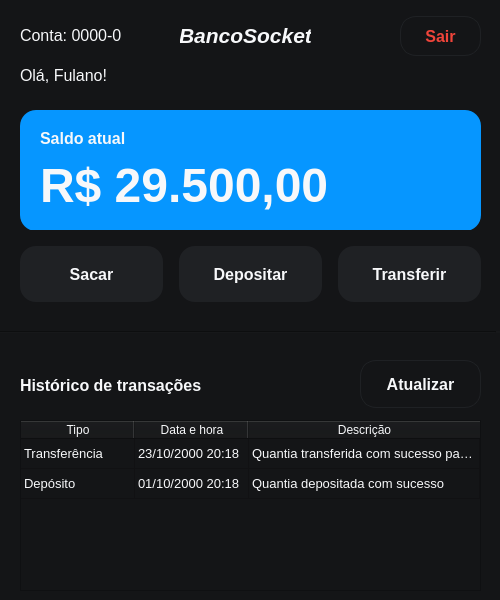
<?xml version="1.0" encoding="UTF-8"?>
<ui version="4.0">
 <class>home_window</class>
 <widget class="QMainWindow" name="home_window">
  <property name="geometry">
   <rect>
    <x>0</x>
    <y>0</y>
    <width>500</width>
    <height>600</height>
   </rect>
  </property>
  <property name="minimumSize">
   <size>
    <width>500</width>
    <height>600</height>
   </size>
  </property>
  <property name="maximumSize">
   <size>
    <width>500</width>
    <height>600</height>
   </size>
  </property>
  <property name="windowTitle">
   <string>Início</string>
  </property>
  <property name="styleSheet">
   <string notr="true">background-color: rgb(20, 21, 23);
color: rgb(247, 248, 250);</string>
  </property>
  <widget class="QWidget" name="centralwidget">
   <widget class="QLabel" name="label">
    <property name="geometry">
     <rect>
      <x>180</x>
      <y>20</y>
      <width>131</width>
      <height>31</height>
     </rect>
    </property>
    <property name="font">
     <font>
      <pointsize>16</pointsize>
      <weight>75</weight>
      <italic>true</italic>
      <bold>true</bold>
     </font>
    </property>
    <property name="text">
     <string>BancoSocket</string>
    </property>
    <property name="alignment">
     <set>Qt::AlignCenter</set>
    </property>
   </widget>
   <widget class="QLabel" name="welcome_label">
    <property name="geometry">
     <rect>
      <x>20</x>
      <y>60</y>
      <width>451</width>
      <height>31</height>
     </rect>
    </property>
    <property name="font">
     <font>
      <pointsize>12</pointsize>
      <weight>50</weight>
      <italic>false</italic>
      <bold>false</bold>
     </font>
    </property>
    <property name="styleSheet">
     <string notr="true">background-color: rgba(255, 255, 255, 0);</string>
    </property>
    <property name="text">
     <string>Olá, Fulano!</string>
    </property>
    <property name="alignment">
     <set>Qt::AlignLeading|Qt::AlignLeft|Qt::AlignVCenter</set>
    </property>
   </widget>
   <widget class="QLabel" name="balance_label">
    <property name="geometry">
     <rect>
      <x>40</x>
      <y>123</y>
      <width>301</width>
      <height>31</height>
     </rect>
    </property>
    <property name="font">
     <font>
      <pointsize>12</pointsize>
      <weight>75</weight>
      <italic>false</italic>
      <bold>true</bold>
     </font>
    </property>
    <property name="styleSheet">
     <string notr="true">background-color: rgba(255, 255, 255, 0);</string>
    </property>
    <property name="text">
     <string>Saldo atual</string>
    </property>
    <property name="alignment">
     <set>Qt::AlignLeading|Qt::AlignLeft|Qt::AlignVCenter</set>
    </property>
   </widget>
   <widget class="QLabel" name="balance_value_label">
    <property name="geometry">
     <rect>
      <x>40</x>
      <y>160</y>
      <width>421</width>
      <height>51</height>
     </rect>
    </property>
    <property name="font">
     <font>
      <pointsize>36</pointsize>
      <weight>75</weight>
      <italic>false</italic>
      <bold>true</bold>
     </font>
    </property>
    <property name="autoFillBackground">
     <bool>false</bool>
    </property>
    <property name="styleSheet">
     <string notr="true">background-color: rgba(255, 255, 255, 0);</string>
    </property>
    <property name="text">
     <string>R$ 29.500,00</string>
    </property>
    <property name="alignment">
     <set>Qt::AlignLeading|Qt::AlignLeft|Qt::AlignVCenter</set>
    </property>
   </widget>
   <widget class="QFrame" name="frame">
    <property name="geometry">
     <rect>
      <x>20</x>
      <y>110</y>
      <width>461</width>
      <height>121</height>
     </rect>
    </property>
    <property name="styleSheet">
     <string notr="true">background-color: rgb(6, 150, 255);
border-radius: 16px;
padding: 16px;</string>
    </property>
    <property name="frameShape">
     <enum>QFrame::StyledPanel</enum>
    </property>
    <property name="frameShadow">
     <enum>QFrame::Raised</enum>
    </property>
   </widget>
   <widget class="QWidget" name="horizontalLayoutWidget">
    <property name="geometry">
     <rect>
      <x>20</x>
      <y>230</y>
      <width>461</width>
      <height>80</height>
     </rect>
    </property>
    <layout class="QHBoxLayout" name="horizontalLayout">
     <property name="spacing">
      <number>16</number>
     </property>
     <item>
      <widget class="QPushButton" name="withdraw_btn">
       <property name="minimumSize">
        <size>
         <width>0</width>
         <height>56</height>
        </size>
       </property>
       <property name="maximumSize">
        <size>
         <width>16777215</width>
         <height>48</height>
        </size>
       </property>
       <property name="font">
        <font>
         <pointsize>12</pointsize>
         <weight>75</weight>
         <bold>true</bold>
        </font>
       </property>
       <property name="cursor">
        <cursorShape>PointingHandCursor</cursorShape>
       </property>
       <property name="autoFillBackground">
        <bool>false</bool>
       </property>
       <property name="styleSheet">
        <string notr="true">QPushButton {
	background-color: rgb(31, 33, 36);
	border-radius: 16px;
	padding: 0 8px;	
}

QPushButton:hover {
	background-color: rgb(6, 150, 255);
}
</string>
       </property>
       <property name="text">
        <string>Sacar</string>
       </property>
      </widget>
     </item>
     <item>
      <widget class="QPushButton" name="deposit_btn">
       <property name="minimumSize">
        <size>
         <width>0</width>
         <height>56</height>
        </size>
       </property>
       <property name="maximumSize">
        <size>
         <width>16777215</width>
         <height>48</height>
        </size>
       </property>
       <property name="font">
        <font>
         <pointsize>12</pointsize>
         <weight>75</weight>
         <bold>true</bold>
        </font>
       </property>
       <property name="cursor">
        <cursorShape>PointingHandCursor</cursorShape>
       </property>
       <property name="styleSheet">
        <string notr="true">QPushButton {
	background-color: rgb(31, 33, 36);
	border-radius: 16px;
	padding: 0 8px;	
}

QPushButton:hover {
	background-color: rgb(6, 150, 255);
}
</string>
       </property>
       <property name="text">
        <string>Depositar</string>
       </property>
      </widget>
     </item>
     <item>
      <widget class="QPushButton" name="transfer_btn">
       <property name="minimumSize">
        <size>
         <width>0</width>
         <height>56</height>
        </size>
       </property>
       <property name="maximumSize">
        <size>
         <width>16777215</width>
         <height>48</height>
        </size>
       </property>
       <property name="font">
        <font>
         <pointsize>12</pointsize>
         <weight>75</weight>
         <bold>true</bold>
        </font>
       </property>
       <property name="cursor">
        <cursorShape>PointingHandCursor</cursorShape>
       </property>
       <property name="styleSheet">
        <string notr="true">QPushButton {
	background-color: rgb(31, 33, 36);
	border-radius: 16px;
	padding: 0 8px;	
}

QPushButton:hover {
	background-color: rgb(6, 150, 255);
}
</string>
       </property>
       <property name="text">
        <string>Transferir</string>
       </property>
      </widget>
     </item>
    </layout>
   </widget>
   <widget class="Line" name="line">
    <property name="geometry">
     <rect>
      <x>-10</x>
      <y>331</y>
      <width>511</width>
      <height>2</height>
     </rect>
    </property>
    <property name="styleSheet">
     <string notr="true">border-color: rgb(31, 33, 36);</string>
    </property>
    <property name="lineWidth">
     <number>6</number>
    </property>
    <property name="orientation">
     <enum>Qt::Horizontal</enum>
    </property>
   </widget>
   <widget class="QLabel" name="history_label">
    <property name="geometry">
     <rect>
      <x>20</x>
      <y>370</y>
      <width>301</width>
      <height>31</height>
     </rect>
    </property>
    <property name="font">
     <font>
      <pointsize>12</pointsize>
      <weight>75</weight>
      <italic>false</italic>
      <bold>true</bold>
     </font>
    </property>
    <property name="styleSheet">
     <string notr="true">background-color: rgba(255, 255, 255, 0);</string>
    </property>
    <property name="text">
     <string>Histórico de transações</string>
    </property>
    <property name="alignment">
     <set>Qt::AlignLeading|Qt::AlignLeft|Qt::AlignVCenter</set>
    </property>
   </widget>
   <widget class="QPushButton" name="update_history_btn">
    <property name="geometry">
     <rect>
      <x>360</x>
      <y>360</y>
      <width>121</width>
      <height>48</height>
     </rect>
    </property>
    <property name="minimumSize">
     <size>
      <width>0</width>
      <height>48</height>
     </size>
    </property>
    <property name="maximumSize">
     <size>
      <width>16777215</width>
      <height>48</height>
     </size>
    </property>
    <property name="font">
     <font>
      <pointsize>12</pointsize>
      <weight>75</weight>
      <bold>true</bold>
     </font>
    </property>
    <property name="cursor">
     <cursorShape>PointingHandCursor</cursorShape>
    </property>
    <property name="styleSheet">
     <string notr="true">QPushButton {
	border: 1px solid rgb(31, 33, 36);
	border-radius: 16px;
	padding: 0 8px;	
}

QPushButton:hover {
	background-color: rgb(31, 33, 36);
}
</string>
    </property>
    <property name="text">
     <string>Atualizar</string>
    </property>
   </widget>
   <widget class="QLabel" name="account_code_label">
    <property name="geometry">
     <rect>
      <x>20</x>
      <y>20</y>
      <width>161</width>
      <height>31</height>
     </rect>
    </property>
    <property name="font">
     <font>
      <pointsize>12</pointsize>
      <weight>50</weight>
      <italic>false</italic>
      <bold>false</bold>
     </font>
    </property>
    <property name="styleSheet">
     <string notr="true">background-color: rgba(255, 255, 255, 0);</string>
    </property>
    <property name="text">
     <string>Conta: 0000-0</string>
    </property>
    <property name="alignment">
     <set>Qt::AlignLeading|Qt::AlignLeft|Qt::AlignVCenter</set>
    </property>
   </widget>
   <widget class="QTableWidget" name="history_table">
    <property name="geometry">
     <rect>
      <x>20</x>
      <y>420</y>
      <width>461</width>
      <height>171</height>
     </rect>
    </property>
    <property name="font">
     <font>
      <pointsize>10</pointsize>
     </font>
    </property>
    <property name="autoFillBackground">
     <bool>true</bool>
    </property>
    <property name="verticalScrollBarPolicy">
     <enum>Qt::ScrollBarAsNeeded</enum>
    </property>
    <property name="horizontalScrollBarPolicy">
     <enum>Qt::ScrollBarAsNeeded</enum>
    </property>
    <property name="autoScroll">
     <bool>true</bool>
    </property>
    <property name="editTriggers">
     <set>QAbstractItemView::NoEditTriggers</set>
    </property>
    <property name="verticalScrollMode">
     <enum>QAbstractItemView::ScrollPerItem</enum>
    </property>
    <property name="horizontalScrollMode">
     <enum>QAbstractItemView::ScrollPerItem</enum>
    </property>
    <property name="showGrid">
     <bool>true</bool>
    </property>
    <property name="sortingEnabled">
     <bool>true</bool>
    </property>
    <property name="wordWrap">
     <bool>true</bool>
    </property>
    <property name="cornerButtonEnabled">
     <bool>true</bool>
    </property>
    <attribute name="horizontalHeaderVisible">
     <bool>true</bool>
    </attribute>
    <attribute name="horizontalHeaderCascadingSectionResizes">
     <bool>true</bool>
    </attribute>
    <attribute name="horizontalHeaderMinimumSectionSize">
     <number>49</number>
    </attribute>
    <attribute name="horizontalHeaderDefaultSectionSize">
     <number>114</number>
    </attribute>
    <attribute name="horizontalHeaderHighlightSections">
     <bool>true</bool>
    </attribute>
    <attribute name="horizontalHeaderShowSortIndicator" stdset="0">
     <bool>true</bool>
    </attribute>
    <attribute name="horizontalHeaderStretchLastSection">
     <bool>true</bool>
    </attribute>
    <attribute name="verticalHeaderVisible">
     <bool>false</bool>
    </attribute>
    <attribute name="verticalHeaderCascadingSectionResizes">
     <bool>true</bool>
    </attribute>
    <attribute name="verticalHeaderHighlightSections">
     <bool>true</bool>
    </attribute>
    <attribute name="verticalHeaderShowSortIndicator" stdset="0">
     <bool>false</bool>
    </attribute>
    <attribute name="verticalHeaderStretchLastSection">
     <bool>false</bool>
    </attribute>
    <row>
     <property name="text">
      <string>1</string>
     </property>
    </row>
    <row>
     <property name="text">
      <string>2</string>
     </property>
    </row>
    <column>
     <property name="text">
      <string>Tipo</string>
     </property>
    </column>
    <column>
     <property name="text">
      <string>Data e hora</string>
     </property>
    </column>
    <column>
     <property name="text">
      <string>Descrição</string>
     </property>
    </column>
    <item row="0" column="0">
     <property name="text">
      <string>Transferência</string>
     </property>
    </item>
    <item row="0" column="1">
     <property name="text">
      <string>23/10/2000 20:18</string>
     </property>
    </item>
    <item row="0" column="2">
     <property name="text">
      <string>Quantia transferida com sucesso para a conta Nº 1111-1</string>
     </property>
    </item>
    <item row="1" column="0">
     <property name="text">
      <string>Depósito</string>
     </property>
    </item>
    <item row="1" column="1">
     <property name="text">
      <string>01/10/2000 20:18</string>
     </property>
    </item>
    <item row="1" column="2">
     <property name="text">
      <string>Quantia depositada com sucesso</string>
     </property>
    </item>
   </widget>
   <widget class="QPushButton" name="logout_btn">
    <property name="geometry">
     <rect>
      <x>400</x>
      <y>16</y>
      <width>81</width>
      <height>40</height>
     </rect>
    </property>
    <property name="minimumSize">
     <size>
      <width>0</width>
      <height>40</height>
     </size>
    </property>
    <property name="maximumSize">
     <size>
      <width>16777215</width>
      <height>40</height>
     </size>
    </property>
    <property name="font">
     <font>
      <pointsize>12</pointsize>
      <weight>75</weight>
      <bold>true</bold>
     </font>
    </property>
    <property name="cursor">
     <cursorShape>PointingHandCursor</cursorShape>
    </property>
    <property name="styleSheet">
     <string notr="true">QPushButton {
	border: 1px solid rgb(31, 33, 36);
	border-radius: 16px;
	color: rgb(240, 68, 58);
	padding: 0 8px;	
}

QPushButton:hover {
	background-color: rgb(31, 33, 36);
}
</string>
    </property>
    <property name="text">
     <string>Sair</string>
    </property>
   </widget>
   <zorder>frame</zorder>
   <zorder>label</zorder>
   <zorder>welcome_label</zorder>
   <zorder>balance_label</zorder>
   <zorder>balance_value_label</zorder>
   <zorder>horizontalLayoutWidget</zorder>
   <zorder>line</zorder>
   <zorder>history_label</zorder>
   <zorder>update_history_btn</zorder>
   <zorder>account_code_label</zorder>
   <zorder>history_table</zorder>
   <zorder>logout_btn</zorder>
  </widget>
 </widget>
 <resources>
  <include location="assets/icons.qrc"/>
 </resources>
 <connections/>
</ui>
